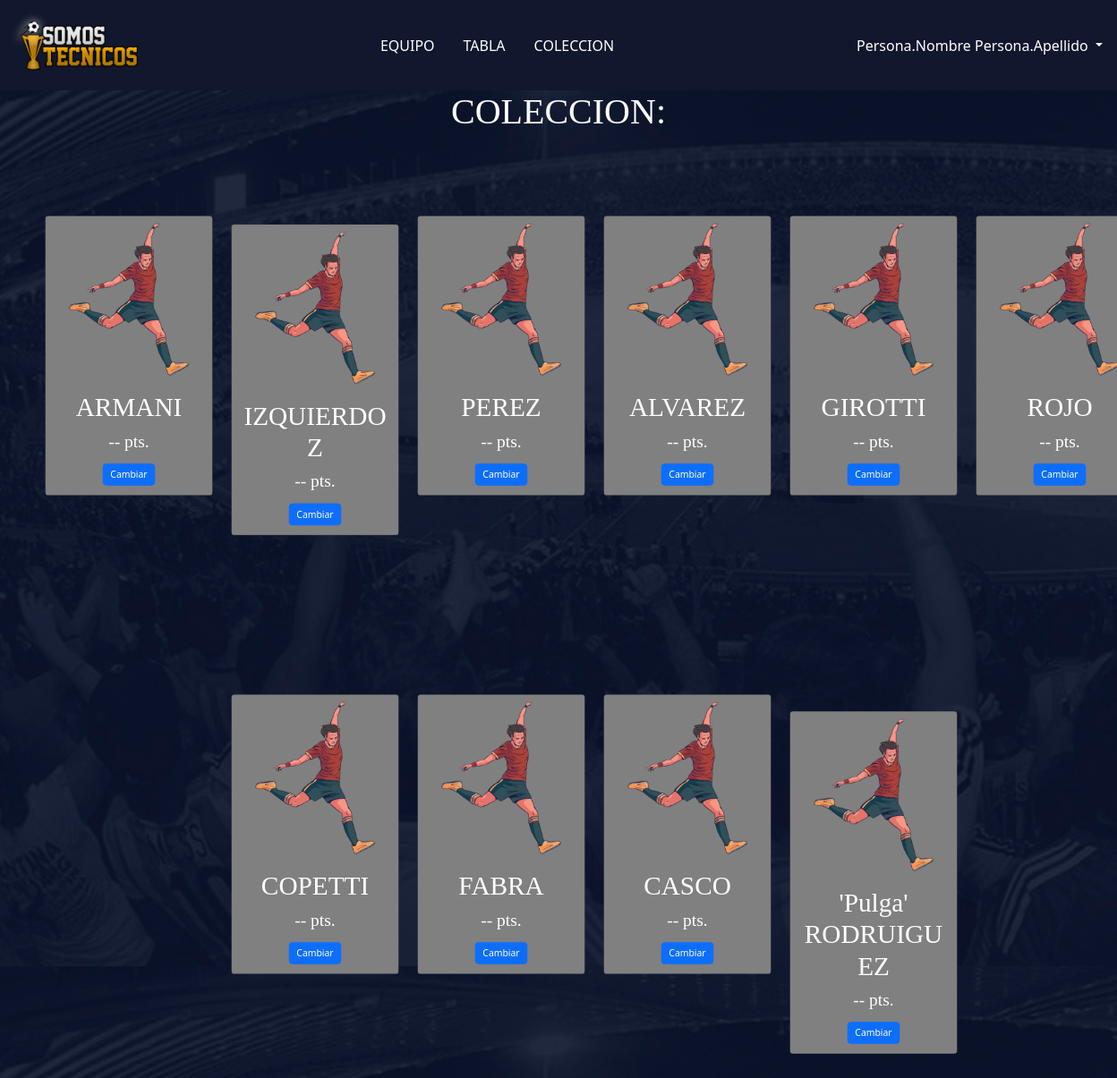
The page /Lobby/Coleccion/ on the database its author committed.
### Proyecto/models.py (models this page shows, shortened)
class Jugador(models.Model):
    nombre = models.CharField(max_length=100, null=False)
    apellido = models.CharField(max_length=100, null=False)
    puntos = models.PositiveIntegerField(null=False)

### Proyecto/views.py (the view, shortened to what this page needs)
# urls.py: path('Lobby/Coleccion/', views.JugadoresList.as_view(), name='coleecion'),
class JugadoresList(View):
    model = Jugador
    template_name = 'main/Jugadores.html'
    def get(self, *args, **kwargs):
        jugadores = Jugador.objects.all()
        context = {'jugadores': jugadores}
        return render(self.request, self.template_name,context)

### Proyecto/templates/main/Jugadores.html (shortened to what this page needs)
<!DOCTYPE html>
<html lang="en">
<head>
    <link href="https://cdn.jsdelivr.net/npm/bootstrap@5.2.0-beta1/dist/css/bootstrap.min.css" rel="stylesheet">
</head>
<body class="fondo">
    <div class="container-fluid">
        <div class="row">
        <nav id="navbar-example2 " class="navbar" style="background-color: #11172d;">
          <img src="../../static/Logo.png" width="170">
            <ul class="nav justify-content-center">
                  <li class="nav-item1">
                    <a class="nav-link text-white" href="../../Lobby/">EQUIPO</a>
                  </li>
                  <li class="nav-item ">
                    <a class="nav-link active text-white" aria-current="page" href="../Liga/">TABLA</a>
                  </li>
                  <li class="nav-item1">
                    <a class="nav-link text-white" href="../Coleccion/">COLECCION</a>
                  </li>
            </ul>
            <ul class="nav nav-pills">
                <li class="nav-item dropdown" >
                  <a class="nav-link dropdown-toggle text-white" data-bs-toggle="dropdown" href="#" role="button" id="persona" aria-expanded="false">Persona.Nombre Persona.Apellido    </a>
                </li>
            </ul>
        </nav>
        </div>
    </div>
 <div class="Header">
     <h1> COLECCION: </h1>
 </div>
 <div class="conteiner-fluid">
   <div class="row">
     <div class="row justify-content-center">
         {% for jugador in jugadores %}
         <div class="col-sm-2">
             <div class="card" style="width: 18em;">
                 <img src="../../static/Jugadores/Predeterminado.png" class="card-img-top" alt="...">
                    <div class="card-body">
                        <h5 class="card-title"> {{ jugador.apellido}} </h5>
                            <p class="card-text"> -- pts.</p>
                        <div class="d-flex justify-content-center">
                                <a href="../../Lobby/" class="btn btn-primary" >Cambiar</a>
                        </div>
                    </div>
             </div>
         </div>
         {% endfor %}
     </div>
   </div>
 </div>
</body>
</html>

### Proyecto/templates/main/Jugadores.html (style rules this page uses)
.fondo { background-image: url(../../static/fondo.jpg); }
.Header { color: white; text-align: center; font-size: 30px; font-family: "Georgia", Times, serif; }
.card-title { color: white; text-align: center; font-size: 45px; font-family: "Georgia", Times, serif; }
.card { background: grey; transform: scale(0.65); }
.card-text { color: white; text-align: center; font-size: 30px; font-family: "Georgia", Times, serif; }

### rows shown on the page
Jugador: apellido "ARMANI"
Jugador: apellido "IZQUIERDOZ"
Jugador: apellido "PEREZ"
Jugador: apellido "ALVAREZ"
Jugador: apellido "GIROTTI"
Jugador: apellido "ROJO"
Jugador: apellido "COPETTI"
Jugador: apellido "FABRA"
Jugador: apellido "CASCO"
Jugador: apellido "'Pulga' RODRUIGUEZ"
